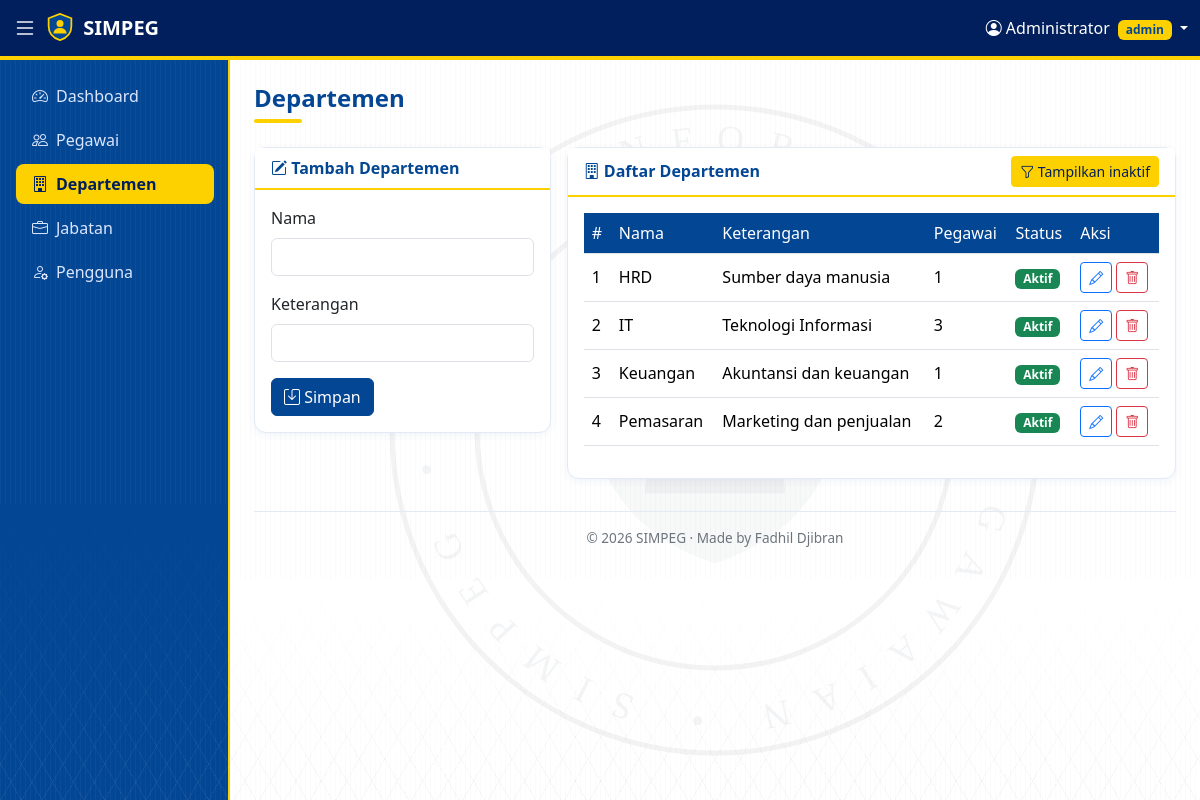
The page /departemen.php (signed in) on the database its author committed.
### tables this page shows
CREATE TABLE departemen (
  id INT AUTO_INCREMENT PRIMARY KEY,
  nama VARCHAR(100) NOT NULL,
  keterangan VARCHAR(255),
  aktif TINYINT(1) NOT NULL DEFAULT 1
);

### departemen.php (the view, shortened to what this page needs)
<?php
require 'config.php';
require 'layout.php';
$edit = ['id' => '', 'nama' => '', 'keterangan' => ''];
$semua = isset($_GET['semua']);
$rows = $db->query('SELECT d.*, (SELECT COUNT(*) FROM pegawai p WHERE p.departemen_id = d.id AND p.aktif = 1) jml
    FROM departemen d ' . ($semua ? '' : 'WHERE d.aktif = 1 ') . 'ORDER BY d.aktif DESC, d.nama');
?>
<div class="row g-3">
  <?php if (is_admin()): ?>
  <div class="col-lg-4">
    <div class="card"><div class="card-header d-flex justify-content-between align-items-center">
        <span><i class="bi bi-pencil-square"></i> <?= $edit['id'] ? 'Edit' : 'Tambah' ?> Departemen</span>
      </div>
      <div class="card-body">
        <form method="post">
          <div class="mb-3"><label class="form-label">Nama</label><input name="nama" class="form-control" required value="<?= e($edit['nama']) ?>"></div>
          <div class="mb-3"><label class="form-label">Keterangan</label><input name="keterangan" class="form-control" value="<?= e($edit['keterangan']) ?>"></div>
          <button class="btn btn-primary"><i class="bi bi-save"></i> Simpan</button>
        </form>
      </div>
    </div>
  </div>
  <?php endif; ?>
  <div class="<?= is_admin() ? 'col-lg-8' : 'col-12' ?>">
    <div class="card"><div class="card-header d-flex justify-content-between align-items-center">
        <span><i class="bi bi-building"></i> Daftar Departemen</span>
        <a href="?<?= $semua ? '' : 'semua=1' ?>" class="btn btn-sm btn-warning"><i class="bi bi-funnel"></i> <?= $semua ? 'Hanya aktif' : 'Tampilkan inaktif' ?></a>
      </div>
      <div class="card-body table-responsive">
        <table class="table table-hover align-middle">
          <thead><tr><th>#</th><th>Nama</th><th>Keterangan</th><th>Pegawai</th><th>Status</th><?php if (is_admin()): ?><th>Aksi</th><?php endif; ?></tr></thead>
          <tbody>
          <?php $no = 1; foreach ($rows as $r): ?>
            <tr class="<?= $r['aktif'] ? '' : 'inaktif' ?>">
              <td><?= $no++ ?></td><td><?= e($r['nama']) ?></td><td><?= e($r['keterangan']) ?></td><td><?= $r['jml'] ?></td>
              <td><?= badge_status($r['aktif']) ?></td>
              <?php if (is_admin()): ?><td class="text-nowrap">
                <?php if ($r['aktif']): ?><a href="?edit=<?= $r['id'] ?>" class="btn btn-sm btn-outline-primary" title="Edit"><i class="bi bi-pencil"></i></a><?php endif; ?>
                <?= tombol_status($r['id'], $r['aktif']) ?>
              </td><?php endif; ?>
            </tr>
          <?php endforeach; ?>
          </tbody>
        </table>
      </div>
    </div>
  </div>
</div>

### config.php (shortened to what this page needs)
<?php
function e($s) { return htmlspecialchars((string)$s, ENT_QUOTES, 'UTF-8'); }
function is_admin() { return ($_SESSION['user']['role'] ?? '') === 'admin'; }
function csrf_field() { return '<input type="hidden" name="csrf" value="' . $_SESSION['csrf'] . '">'; }
function tombol_status($id, $aktif) {
    $aksi = $aktif ? 'hapus' : 'pulihkan';
    $btn  = $aktif
        ? '<button class="btn btn-sm btn-outline-danger" title="Hapus (inaktifkan)"><i class="bi bi-trash"></i></button>'
        : '<button class="btn btn-sm btn-outline-success" title="Pulihkan"><i class="bi bi-arrow-counterclockwise"></i></button>';
    $konfirmasi = $aktif ? 'Data akan dinonaktifkan. Lanjutkan?' : 'Aktifkan kembali data ini?';
    $warna = $aktif ? 'danger' : 'success';
    return "<form method=\"post\" class=\"d-inline\" data-confirm=\"$konfirmasi\" data-btn=\"$warna\">" . csrf_field() .
           "<input type=\"hidden\" name=\"aksi\" value=\"$aksi\"><input type=\"hidden\" name=\"id\" value=\"" . (int)$id . "\">$btn</form>";
}
function badge_status($aktif) {
    return $aktif ? '<span class="badge bg-success">Aktif</span>' : '<span class="badge bg-secondary">Inaktif</span>';
}

### style.css (style rules this page uses)
:root { --biru: #034694; --biru-tua: #001f5c; --kuning: #fdd000; }
body { background: #fff; color: #1c2434; }
@media (min-width: 992px) { .app { height: 100vh; display: flex; flex-direction: column; overflow: hidden; } }
.card { border: 1px solid #e3e9f5; border-radius: 12px; box-shadow: 0 2px 8px rgba(3,70,148,.06); }
.card-header { background: #fff; border-bottom: 2px solid var(--kuning); font-weight: 600; color: var(--biru); }
.btn-primary { background: var(--biru); border-color: var(--biru); }
.btn-warning { background: var(--kuning); border-color: var(--kuning); color: var(--biru-tua); }
.table thead th { background: var(--biru); color: #fff; font-weight: 500; }

### rows shown on the page
departemen: nama "HRD", keterangan "Sumber daya manusia", jml "1", aktif "Aktif"
departemen: nama "IT", keterangan "Teknologi Informasi", jml "3", aktif "Aktif"
departemen: nama "Keuangan", keterangan "Akuntansi dan keuangan", jml "1", aktif "Aktif"
departemen: nama "Pemasaran", keterangan "Marketing dan penjualan", jml "2", aktif "Aktif"

### other values the page prints
$u['nama'] "Administrator"
$u['role'] "admin"
$label "Dashboard"
$label "Pegawai"
$label "Departemen"
$label "Jabatan"
$label "Pengguna"
$judul "Departemen"
